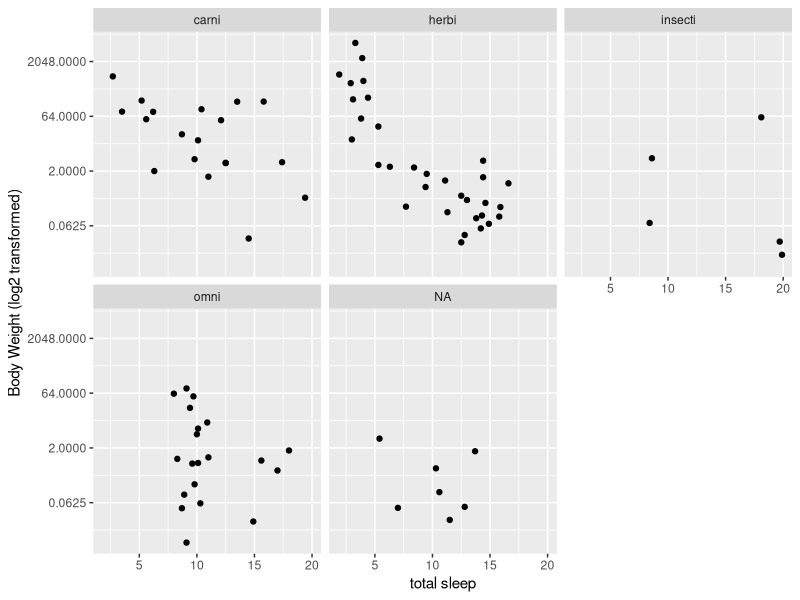

Write the R code that produced this figure.
## ---- chunk 1
library(tidyverse)
data("msleep")
## ---- chunk 2
msleep %>%
  group_by(vore)%>%
  dplyr::summarize(avg_sleep = mean(sleep_total), 
            count = n())
## ---- chunk 3
msleep %>%
  ggplot(aes(x = sleep_total, y = bodywt))+
  geom_point()+
  facet_wrap( ~ vore)+
  scale_y_continuous(trans='log2')+
  ylab("Body Weight (log2 transformed)")+
  xlab("total sleep")

